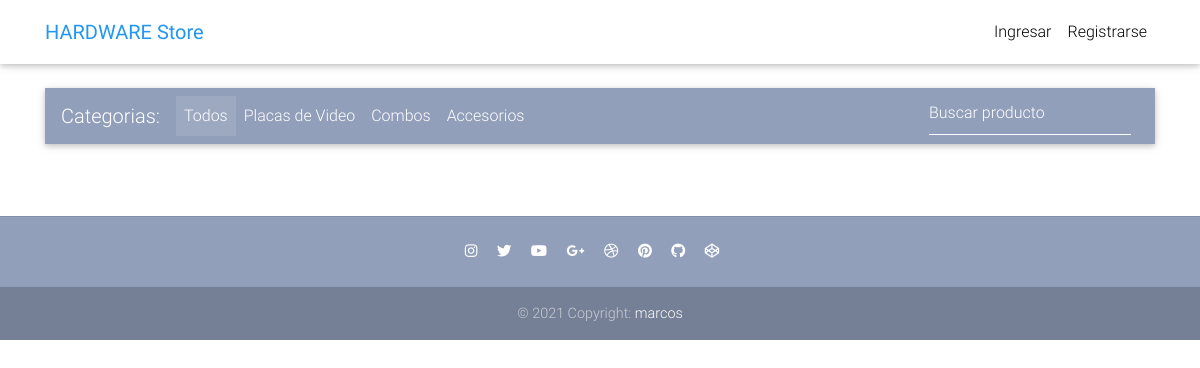
The app's page /combos/, older data.
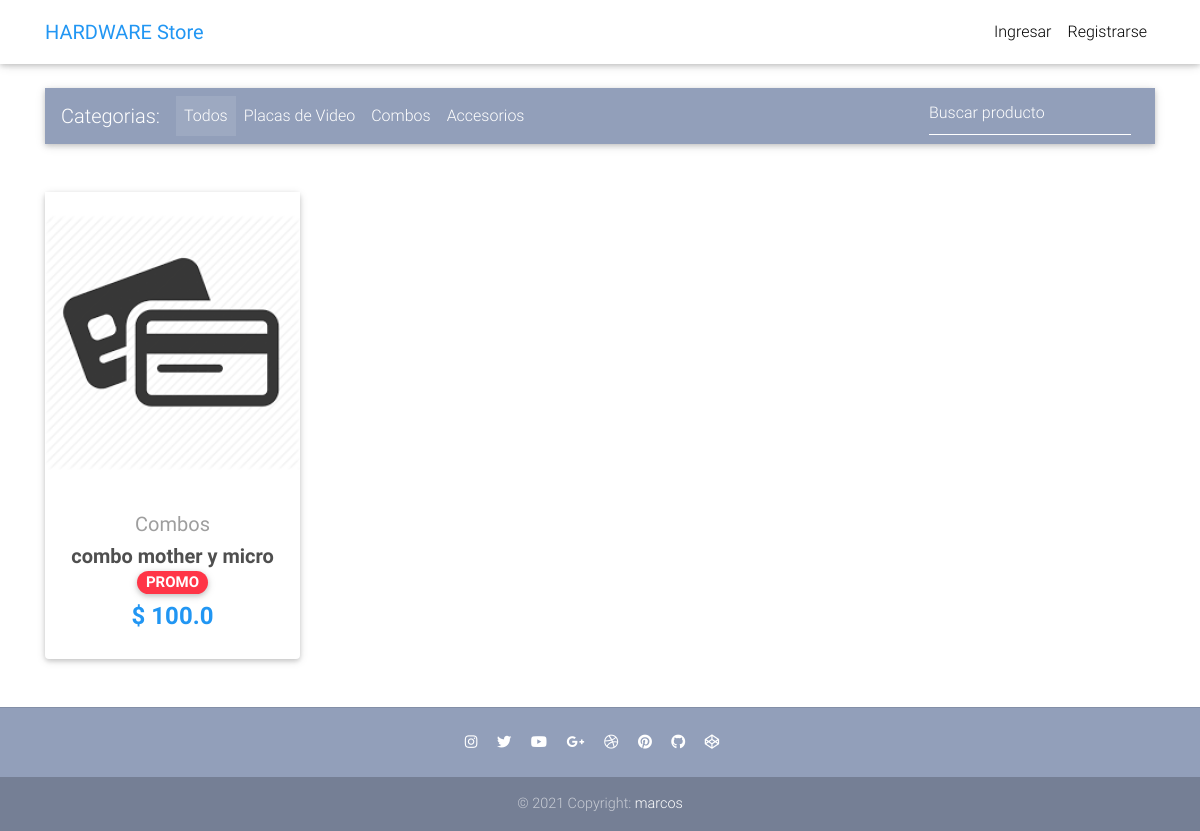
The same page, newer data.
### core/models.py (models this page shows, shortened)
class Item(models.Model):
    title = models.CharField(max_length=100)
    price = models.FloatField()
    discount_price = models.FloatField(blank=True, null=True)
    category = models.CharField(choices=CATEGORY_CHOICES, max_length=2)
    label = models.CharField(choices=LABEL_CHOICES, max_length=100)
    slug = models.SlugField()
    description = models.TextField()
    description_extra = models.TextField(blank=True, null=True)
    image = models.ImageField()
    def get_absolute_url(self):
        return reverse("core:product", kwargs={
            'slug': self.slug
        })

### core/views.py (the view)
# urls.py: path('combos/', combosView.as_view(), name='combos'),
class combosView(ListView):
    model = Item
    paginate_by = 10
    template_name = "combos.html"

### templates/combos.html (shortened to what this page needs)
{% extends "base.html" %}
{% block content %}
<main>
  <div class="container">
    <nav class="navbar navbar-expand-lg navbar-dark mdb-color lighten-3 mt-3 mb-5">
      <span class="navbar-brand">Categorias:</span>
      <div class="collapse navbar-collapse" id="basicExampleNav">
        <ul class="navbar-nav mr-auto">
          <li class="nav-item active">
            <a class="nav-link" href="/">Todos
            </a>
          </li>
          <li class="nav-item">
            <a class="nav-link" href="/vga">Placas de Video</a>
          </li>
          <li class="nav-item">
            <a class="nav-link" href="/combos">Combos</a>
          </li>
          <li class="nav-item">
            <a class="nav-link" href="/accesorios">Accesorios</a>
          </li>
        </ul>
        <form class="form-inline">
          <div class="md-form my-0">
            <input class="form-control mr-sm-2" type="text" placeholder="Buscar producto" aria-label="Search">
          </div>
        </form>
      </div>
    </nav>
    <section class="text-center mb-4">
      <div class="row wow fadeIn">
        {% for item in object_list %}
        {% if item.get_category_display == 'Combos' %}
        <div class="col-lg-3 col-md-6 mb-4">
          <div class="card">
            <div class="view overlay">
                 <img class="object-fit_contain" src="{{ item.image.url }}"
                class="card-img-top">
            </div>
            <div class="card-body text-center">
              <a href="" class="grey-text">
                <h5>{{ item.get_category_display }}</h5>
              </a>
              <h5>
                <strong>
                  <a href="{{ item.get_absolute_url }}" class="dark-grey-text">{{ item.title }}
                    {% if item.get_label_display != 'tradicional' %}
                    <span class="badge badge-pill {{ item.label }}-color">
                      {{ item.get_label_display}}
                    </span>
                    {% endif %}
                  </a>
                </strong>
              </h5>
              <h4 class="font-weight-bold blue-text">
                <strong>$
                  {% if item.discount_price %}
                  {{ item.discount_price }}
                  {% else %}
                  {{ item.price }}
                  {% endif %}
                </strong>
              </h4>
            </div>
          </div>
        </div>
        {% endif %}
        {% endfor %}
      </div>
    </section>
  </div>
</main>
{% endblock content %}

### templates/base.html (shortened to what this page needs)
{% load static %}
<!DOCTYPE html>
<html lang="en">
<head>
  <link rel="stylesheet" href="https://use.fontawesome.com/releases/v5.8.1/css/all.css">
  <link href="{% static 'css/bootstrap.min.css' %}" rel="stylesheet">
  <link href="{% static 'css/mdb.min.css' %}" rel="stylesheet">
  <link href="{% static 'css/style.min.css' %}" rel="stylesheet">
</head>
{% include "navbar.html" %}
<body>
  <div class="mt-5 pt-4">
  </div>
  {% block content %}
  {% endblock content %}
  {% include "footer.html" %}
</body>
</html>

### templates/navbar.html (shortened to what this page needs)
{% load cart_template_tags %}
<nav class="navbar fixed-top navbar-expand-lg navbar-light white scrolling-navbar">
  <div class="container">
    <a class="navbar-brand waves-effect" href="/">
      <strong class="blue-text">HARDWARE Store</strong>
    </a>
    <div class="collapse navbar-collapse" id="navbarSupportedContent">
      <ul class="navbar-nav nav-flex-icons">
        {% if request.user.is_authenticated %}
        <li class="nav-item">
          <a href="{% url 'core:order-summary' %}" class="nav-link waves-effect">
            <span class="badge red z-depth-1 mr-1"> {{ request.user|cart_item_count }} </span>
            <i class="fas fa-shopping-cart"></i>
            <span class="clearfix d-none d-sm-inline-block"> Carrito </span>
          </a>
        </li>
        <li class="nav-item">
          <a class="nav-link waves-effect" href="{% url 'account_logout' %}">
            <span class="clearfix d-none d-sm-inline-block"> Salir </span>
          </a>
        </li>
        {% else %}
        <li class="nav-item">
          <a class="nav-link waves-effect" href="{% url 'account_login' %}">
            <span class="clearfix d-none d-sm-inline-block"> Ingresar </span>
          </a>
        </li>
        <li class="nav-item">
          <a class="nav-link waves-effect" href="{% url 'account_signup' %}">
            <span class="clearfix d-none d-sm-inline-block"> Registrarse </span>
          </a>
        </li>
        {% endif %}
      </ul>
    </div>
  </div>
</nav>

### templates/footer.html
<footer class="page-footer text-center font-small mt-4 wow fadeIn">
  <hr class="my-4">
  <div class="pb-4">
    <a href="https://www.instagram.com/haiku.natural/?hl=es-la" target="_blank">
      <i class="fab fa-instagram mr-3"></i>
    </a>
    <a href="/" target="_blank">
      <i class="fab fa-twitter mr-3"></i>
    </a>
    <a href="/" target="_blank">
      <i class="fab fa-youtube mr-3"></i>
    </a>
    <a href="/" target="_blank">
      <i class="fab fa-google-plus-g mr-3"></i>
    </a>
    <a href="/" target="_blank">
      <i class="fab fa-dribbble mr-3"></i>
    </a>
    <a href="/" target="_blank">
      <i class="fab fa-pinterest mr-3"></i>
    </a>
    <a href="/" target="_blank">
      <i class="fab fa-github mr-3"></i>
    </a>
    <a href="/" target="_blank">
      <i class="fab fa-codepen mr-3"></i>
    </a>
  </div>
  <div class="footer-copyright py-3">
    © 2021 Copyright:
    <a href="/" target="_blank"> marcos </a>
  </div>
</footer>

### templates/scripts.html (shortened to what this page needs)
{% load static %}

### templates/base.html (style rules this page uses)
html, body, header, .carousel { height: 60vh; }
.object-fit_contain { object-fit: contain }
img { height: 300px; background-color: rgb(255, 255, 255); }
img[class] { width: 100%; }

Row changes from the older to the newer data that the page shows:
added Item: image (picture), category "Combos", title "combo mother y micro", label "PROMO", discount_price "100.0"
